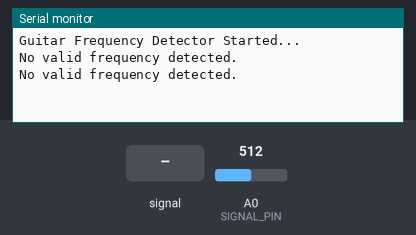
The sketch below on a simulated Arduino Uno, built with avr-gcc and run on an emulated ATmega328P. On the bench: the last lines printed to the serial monitor. The test bench sets the inputs (shaded band); at power-on: A0 (SIGNAL_PIN) = 512.

Above: at 1.2 s.
1.3 s: A0 (SIGNAL_PIN) fed a 200 Hz sine of ±81 counts around its level
At 2.1 s:
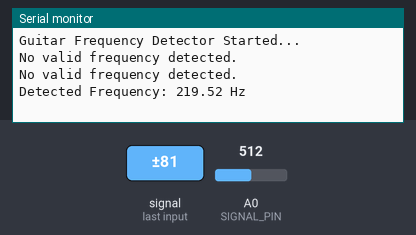
3.7 s: A0 (SIGNAL_PIN) fed a 1000 Hz sine of ±255 counts around its level
At 4.8 s:
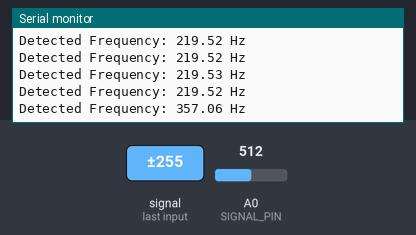
Timing chart, 0 to 6.7 s (numbered marks = the images above; inputs shaded):
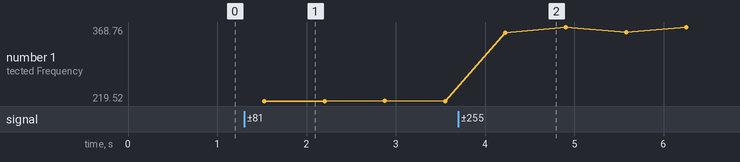

The sketch:

Working_Frequency_Analysis_030325.ino
```cpp
#include <arduinoFFT.h>  // Include the correct FFT library

#define SAMPLES 64             // Must be a power of 2
#define SAMPLING_FREQUENCY 726  // Adjust based on expected frequencies
#define SIGNAL_PIN A0           // Analog input

double vReal[SAMPLES];  // Real part of FFT
double vImag[SAMPLES];  // Imaginary part

// ✅ Corrected FFT object declaration with explicit template type
ArduinoFFT<double> FFT = ArduinoFFT<double>(vReal, vImag, SAMPLES, SAMPLING_FREQUENCY);

void setup() {
  Serial.begin(115200);
  Serial.println("Guitar Frequency Detector Started...");
}

void loop() {
  for (int i = 0; i < SAMPLES; i++) {
    vReal[i] = analogRead(SIGNAL_PIN);  // Read signal
    vImag[i] = 0;
    delayMicroseconds(1000000 / SAMPLING_FREQUENCY);
  }

  FFT.windowing(FFT_WIN_TYP_HAMMING, FFT_FORWARD); // ✅ Fix: Lowercase function names
  FFT.compute(FFT_FORWARD);                        // ✅ Fix
  FFT.complexToMagnitude();                        // ✅ Fix

  double peakFrequency = FFT.majorPeak();          // ✅ Fix
  if (peakFrequency > 50) {  // Ignore noise
    Serial.print("Detected Frequency: ");
    Serial.print(peakFrequency);
    Serial.println(" Hz");
  } else {
    Serial.println("No valid frequency detected.");
  }

  delay(500);
}
```

Measured:
- after the input at 1.3 s, the serial monitor: prints a new line after 0.23 s (image 1)
- after the input at 3.7 s, the serial monitor: prints a new line after 0.53 s (image 2)
- plotted number 1: 219.52 → 368.76 after the input at 3.7 s
